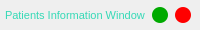
        <widget class="QFrame" name="frame_title_bar">
         <property name="minimumSize">
          <size>
           <width>0</width>
           <height>30</height>
          </size>
         </property>
         <property name="maximumSize">
          <size>
           <width>16777215</width>
           <height>30</height>
          </size>
         </property>
         <property name="styleSheet">
          <string notr="true"/>
         </property>
         <property name="frameShape">
          <enum>QFrame::NoFrame</enum>
         </property>
         <property name="frameShadow">
          <enum>QFrame::Raised</enum>
         </property>
         <layout class="QHBoxLayout" name="title_bar_layout">
          <property name="spacing">
           <number>0</number>
          </property>
          <property name="leftMargin">
           <number>0</number>
          </property>
          <property name="topMargin">
           <number>0</number>
          </property>
          <property name="rightMargin">
           <number>0</number>
          </property>
          <property name="bottomMargin">
           <number>0</number>
          </property>
          <item>
           <widget class="QFrame" name="frame_title">
            <property name="styleSheet">
             <string notr="true">background-color: none;</string>
            </property>
            <property name="frameShape">
             <enum>QFrame::NoFrame</enum>
            </property>
            <property name="frameShadow">
             <enum>QFrame::Raised</enum>
            </property>
            <layout class="QHBoxLayout" name="title_layout">
             <property name="spacing">
              <number>0</number>
             </property>
             <property name="leftMargin">
              <number>5</number>
             </property>
             <property name="topMargin">
              <number>0</number>
             </property>
             <property name="rightMargin">
              <number>0</number>
             </property>
             <property name="bottomMargin">
              <number>0</number>
             </property>
             <item>
              <widget class="QLabel" name="label_title">
               <property name="font">
                <font>
                 <pointsize>8</pointsize>
                </font>
               </property>
               <property name="styleSheet">
                <string notr="true">color: rgb(52, 217, 182);</string>
               </property>
               <property name="text">
                <string>Patients Information Window</string>
               </property>
              </widget>
             </item>
            </layout>
           </widget>
          </item>
          <item>
           <widget class="QFrame" name="frame_btns">
            <property name="maximumSize">
             <size>
              <width>100</width>
              <height>16777215</height>
             </size>
            </property>
            <property name="styleSheet">
             <string notr="true">background-color: none;</string>
            </property>
            <property name="frameShape">
             <enum>QFrame::NoFrame</enum>
            </property>
            <property name="frameShadow">
             <enum>QFrame::Raised</enum>
            </property>
            <layout class="QHBoxLayout" name="btn_layout">
             <property name="spacing">
              <number>0</number>
             </property>
             <property name="leftMargin">
              <number>0</number>
             </property>
             <property name="topMargin">
              <number>0</number>
             </property>
             <property name="rightMargin">
              <number>0</number>
             </property>
             <property name="bottomMargin">
              <number>0</number>
             </property>
             <item>
              <widget class="QPushButton" name="btn_minimize">
               <property name="minimumSize">
                <size>
                 <width>16</width>
                 <height>16</height>
                </size>
               </property>
               <property name="maximumSize">
                <size>
                 <width>16</width>
                 <height>16</height>
                </size>
               </property>
               <property name="styleSheet">
                <string notr="true">QPushButton{
	background-color: rgb(0, 170, 0);
	border-radius: 8px;
}
QPushButton:hover{
	background-color: rgb(85, 170, 0);
}</string>
               </property>
               <property name="text">
                <string/>
               </property>
              </widget>
             </item>
             <item>
              <widget class="QPushButton" name="btn_close">
               <property name="minimumSize">
                <size>
                 <width>16</width>
                 <height>16</height>
                </size>
               </property>
               <property name="maximumSize">
                <size>
                 <width>16</width>
                 <height>16</height>
                </size>
               </property>
               <property name="styleSheet">
                <string notr="true">QPushButton{
	background-color: rgb(255, 0, 0);
	border-radius: 8px;
}
QPushButton:hover{
	
	background-color: rgb(255, 60, 105);
}</string>
               </property>
               <property name="text">
                <string/>
               </property>
              </widget>
             </item>
            </layout>
           </widget>
          </item>
         </layout>
        </widget>
